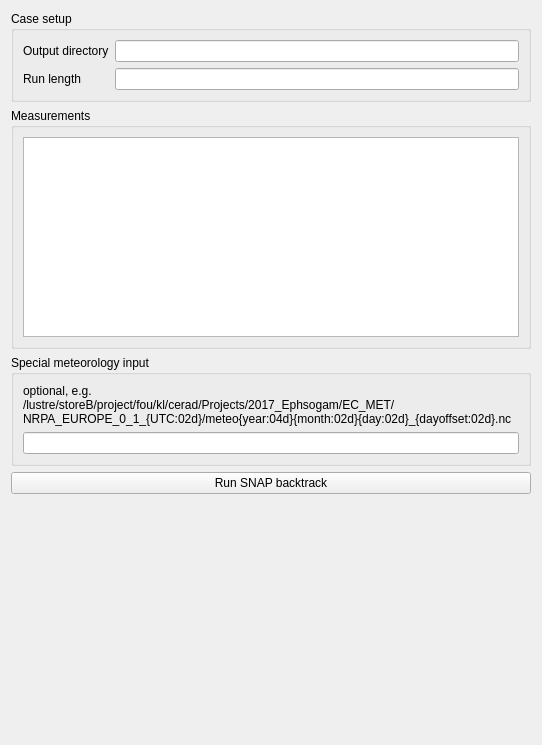
          <widget class="QWidget" name="scrollAreaWidgetContents_2">
           <property name="geometry">
            <rect>
             <x>0</x>
             <y>0</y>
             <width>542</width>
             <height>745</height>
            </rect>
           </property>
           <layout class="QVBoxLayout" name="verticalLayout_6">
            <item>
             <widget class="QGroupBox" name="groupBox_4">
              <property name="title">
               <string>Case setup</string>
              </property>
              <layout class="QFormLayout" name="formLayout_5">
               <item row="0" column="0">
                <widget class="QLabel" name="label_16">
                 <property name="text">
                  <string>Output directory</string>
                 </property>
                </widget>
               </item>
               <item row="0" column="1">
                <widget class="QLineEdit" name="snap_bt_output_dir"/>
               </item>
               <item row="1" column="0">
                <widget class="QLabel" name="label_17">
                 <property name="text">
                  <string>Run length</string>
                 </property>
                </widget>
               </item>
               <item row="1" column="1">
                <widget class="QLineEdit" name="snap_bt_run_length"/>
               </item>
              </layout>
             </widget>
            </item>
            <item>
             <widget class="QGroupBox" name="groupBox_5">
              <property name="title">
               <string>Measurements</string>
              </property>
              <layout class="QGridLayout" name="gridLayout_2">
               <item row="0" column="0">
                <widget class="QTableWidget" name="snap_bt_measurements">
                 <property name="alternatingRowColors">
                  <bool>true</bool>
                 </property>
                </widget>
               </item>
              </layout>
             </widget>
            </item>
            <item>
             <widget class="QGroupBox" name="groupBox_6">
              <property name="title">
               <string>Special meteorology input</string>
              </property>
              <layout class="QVBoxLayout" name="verticalLayout_4">
               <item>
                <widget class="QLabel" name="label_18">
                 <property name="text">
                  <string>optional, e.g.
/lustre/storeB/project/fou/kl/cerad/Projects/2017_Ephsogam/EC_MET/NRPA_EUROPE_0_1_{UTC:02d}/meteo{year:04d}{month:02d}{day:02d}_{dayoffset:02d}.nc</string>
                 </property>
                 <property name="wordWrap">
                  <bool>true</bool>
                 </property>
                </widget>
               </item>
               <item>
                <widget class="QLineEdit" name="snap_bt_met_input"/>
               </item>
              </layout>
             </widget>
            </item>
            <item>
             <widget class="QPushButton" name="snap_bt_run">
              <property name="text">
               <string>Run SNAP backtrack</string>
              </property>
             </widget>
            </item>
            <item>
             <spacer name="verticalSpacer">
              <property name="orientation">
               <enum>Qt::Vertical</enum>
              </property>
              <property name="sizeHint" stdset="0">
               <size>
                <width>20</width>
                <height>0</height>
               </size>
              </property>
             </spacer>
            </item>
           </layout>
          </widget>
